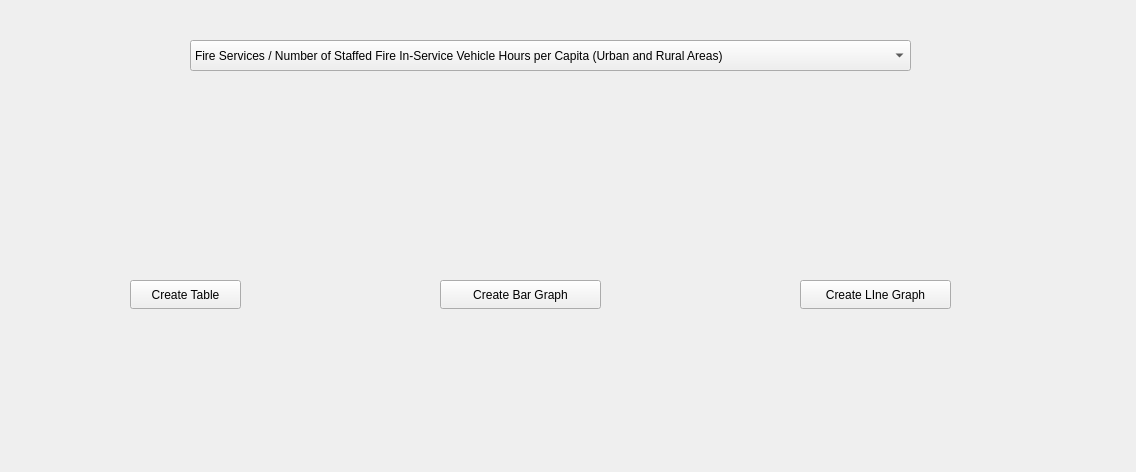
<?xml version="1.0" encoding="UTF-8"?>
<ui version="4.0">
 <class>Dialog</class>
 <widget class="QMainWindow" name="Dialog">
  <property name="geometry">
   <rect>
    <x>0</x>
    <y>0</y>
    <width>1136</width>
    <height>472</height>
   </rect>
  </property>
  <property name="windowTitle">
   <string>MainWindow</string>
  </property>
  <widget class="QWidget" name="centralWidget">
   <widget class="QComboBox" name="comboBox">
    <property name="geometry">
     <rect>
      <x>190</x>
      <y>40</y>
      <width>721</width>
      <height>31</height>
     </rect>
    </property>
    <item>
     <property name="text">
      <string>Fire Services / Number of Staffed Fire In-Service Vehicle Hours per Capita (Urban and Rural Areas)</string>
     </property>
    </item>
    <item>
     <property name="text">
      <string>Fire Services / Number of Residential Structure Fires with Losses per 1000 Households (Urban and Rural Areas)</string>
     </property>
    </item>
    <item>
     <property name="text">
      <string>Fire Services / Station Notification Response Time (Urban and Rural Areas)</string>
     </property>
    </item>
    <item>
     <property name="text">
      <string>Fire Services / Fire Operating Cost per Staffed In-Service Vehicle Hour (Urban and Rural Areas)</string>
     </property>
    </item>
    <item>
     <property name="text">
      <string>Fire Services / Number of Injuries and Fatalities as a Result of Fires (Urban and Rural Areas)</string>
     </property>
    </item>
    <item>
     <property name="text">
      <string>Library Services / Annual Number of Library Service Hours per Capita</string>
     </property>
    </item>
    <item>
     <property name="text">
      <string>Library Services / Number of Library Holdings per Capita</string>
     </property>
    </item>
    <item>
     <property name="text">
      <string>Library Services / Library Use per Person (Electronic and Non-Electronic)</string>
     </property>
    </item>
    <item>
     <property name="text">
      <string>Library Services / Average Number of Time in Year Circulating Items are Borrowed</string>
     </property>
    </item>
    <item>
     <property name="text">
      <string>Library Services / Library Operating Cost per Use</string>
     </property>
    </item>
    <item>
     <property name="text">
      <string>Parks Services / All Parkland in Municipality as a Percent of Total Area of Municipality</string>
     </property>
    </item>
    <item>
     <property name="text">
      <string>Parks Services / Amount of Parkland Available Per Resident (Natural, Maintained, Total)</string>
     </property>
    </item>
    <item>
     <property name="text">
      <string>Parks Services / Operating Cost per Hectare (Maintained and Natural Parkland Combined)</string>
     </property>
    </item>
    <item>
     <property name="text">
      <string>Police Services / Number of Total Police Staff (Officers and Civilians) per 100,000 Population</string>
     </property>
    </item>
    <item>
     <property name="text">
      <string>Police Services / Reported Number of Total (Non-Traffic) Criminal Code Incidents per 100,000 Population</string>
     </property>
    </item>
    <item>
     <property name="text">
      <string>Police Services / Total Crime Severity Index</string>
     </property>
    </item>
    <item>
     <property name="text">
      <string>Police Services / Reported Number of Violent - Criminal Code Incidents per 100,000 Population</string>
     </property>
    </item>
    <item>
     <property name="text">
      <string>Police Services / Violent Crime Severity Index</string>
     </property>
    </item>
    <item>
     <property name="text">
      <string>Police Services / Clearance Rate - Violent Crime</string>
     </property>
    </item>
    <item>
     <property name="text">
      <string>Police Services / Number of Criminal Code Incidents (Non-Traffic) per Police Officer</string>
     </property>
    </item>
    <item>
     <property name="text">
      <string>Waste Management Services / Tonnes of all Material Collected per Household (Residential)</string>
     </property>
    </item>
    <item>
     <property name="text">
      <string>Waste Management Services / Operating Costs for Garbage Collection per Tonne (Residential)</string>
     </property>
    </item>
    <item>
     <property name="text">
      <string>Waste Management Services / Tonnes of Solid Waste Disposed per Household (Residential)</string>
     </property>
    </item>
    <item>
     <property name="text">
      <string>Waste Management Services / Operating Costs for Solid Waste Disposal per Tonne (All Streams)</string>
     </property>
    </item>
    <item>
     <property name="text">
      <string>Waste Management Services / Tonnes Solid Waste Divereted per Household (Residential)</string>
     </property>
    </item>
    <item>
     <property name="text">
      <string>Waste Management Services / Operating Costs for Solid Waste Disposal per Tonne (Residential)</string>
     </property>
    </item>
    <item>
     <property name="text">
      <string>Waste Management Services / Percentage of Solid Waste Diverted (Residential)</string>
     </property>
    </item>
    <item>
     <property name="text">
      <string>Water Services / Megalitres of Treated Water per 100,000 Population</string>
     </property>
    </item>
    <item>
     <property name="text">
      <string>Water Services / Average Age of Infrastructure and Population Density of Serviced Community</string>
     </property>
    </item>
    <item>
     <property name="text">
      <string>Water Services / Number of Water Main Breaks per 100Km of Water Distribution Pipe (excluding Service Connections and Hydrant Leads)</string>
     </property>
    </item>
    <item>
     <property name="text">
      <string>Water Services / Operating Cost for the Distribution/Transmission of Drinking Water per Km of Water Distribution Pipe</string>
     </property>
    </item>
    <item>
     <property name="text">
      <string>Water Services / Operating Cost for the Treatment of Drinking Water per Megalitre of Drinking Water Treated</string>
     </property>
    </item>
   </widget>
   <widget class="QPushButton" name="pushButton">
    <property name="geometry">
     <rect>
      <x>130</x>
      <y>280</y>
      <width>111</width>
      <height>29</height>
     </rect>
    </property>
    <property name="text">
     <string>Create Table</string>
    </property>
   </widget>
   <widget class="QPushButton" name="pushButton_2">
    <property name="geometry">
     <rect>
      <x>440</x>
      <y>280</y>
      <width>161</width>
      <height>29</height>
     </rect>
    </property>
    <property name="text">
     <string>Create Bar Graph</string>
    </property>
   </widget>
   <widget class="QPushButton" name="pushButton_3">
    <property name="geometry">
     <rect>
      <x>800</x>
      <y>280</y>
      <width>151</width>
      <height>29</height>
     </rect>
    </property>
    <property name="text">
     <string>Create LIne Graph</string>
    </property>
   </widget>
  </widget>
 </widget>
 <layoutdefault spacing="6" margin="11"/>
 <resources/>
 <connections/>
</ui>
